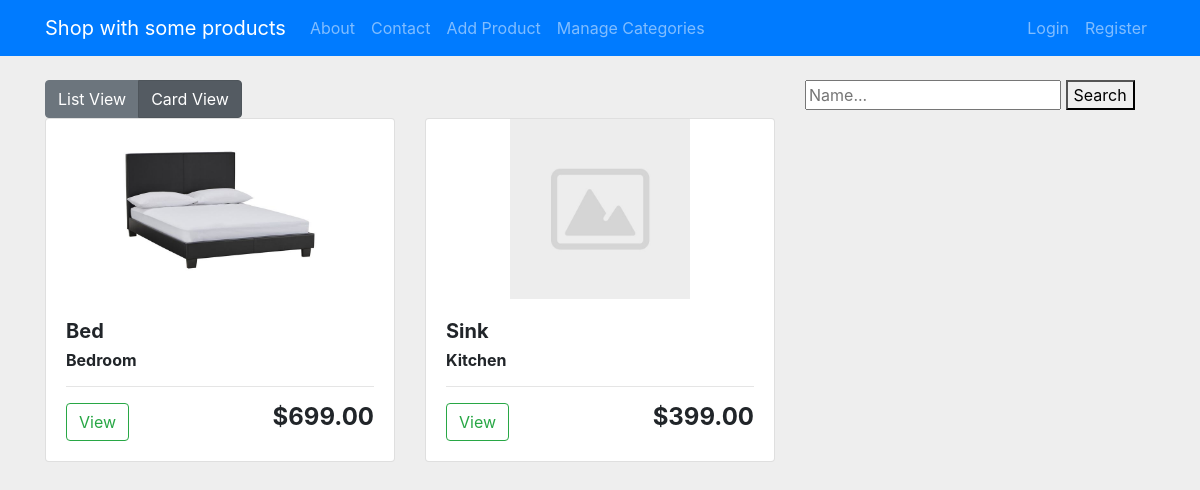
The app's page /card_view/, older data.
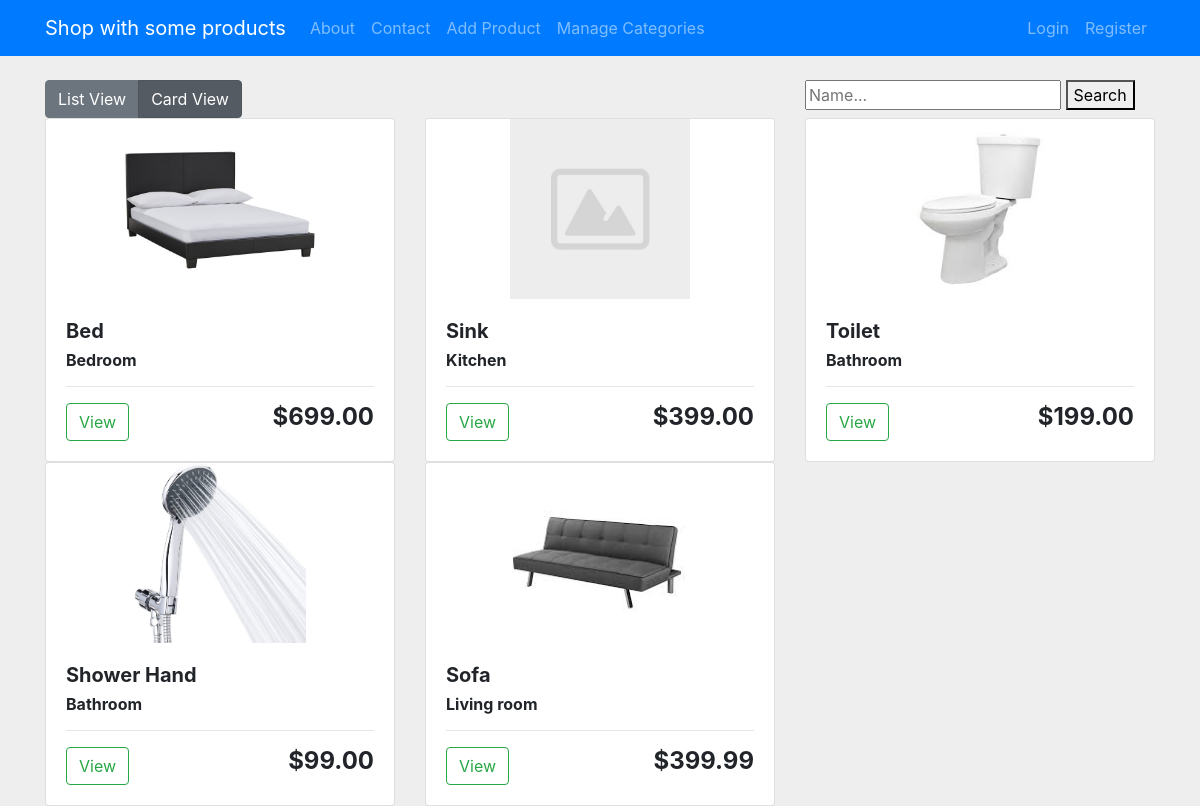
The same page, newer data.
### products/models.py (models this page shows, shortened)
class Product(models.Model):
    name = models.CharField(max_length=100)
    description = models.TextField()
    product_category = models.ForeignKey(Category, null=True, on_delete=models.SET_NULL)
    price = models.DecimalField(max_digits=5, decimal_places=2)
    image = models.ImageField(default='products_images/default.jpg', upload_to='products_images', null=True, blank=True)

class Category(models.Model):
    name = models.CharField(max_length=100)
    def __str__(self):
        return self.name

### products/views.py (the view)
# urls.py: path('card_view/', views.card_view, name='card_view'),
def card_view(request):
    products = Product.objects.all()
    categories = Category.objects.all()
    search = request.GET.get('search')
    if search:
        q1 = Product.objects.filter(name__contains=search)
        products = q1
    context = {'products': products, 'categories': categories}
    return render(request, 'products/card_view.html', context)

### products/templates/products/card_view.html
{% extends 'products/main.html' %}
{% load static %}
{% block content %}
<div class="row">
  <div class="col-md-8">
    <div class="btn-group btn-group-toggle" data-toggle="buttons">
      <a class="btn btn-secondary" href="{% url 'product_home' %}">
        <input type="radio"> List View
      </a>
      <a class="btn btn-secondary" href="{% url 'card_view' %}">
        <input type="radio" checked> Card View
      </a>
    </div>
  </div>
  <div class="col-md-4">
    <form action="{% url 'card_view' %}" method="get">
      <input name="search" type="text" placeholder="Name...">
      <button>Search</button>
    </form>
  </div>
</div>
	<div class="row">
	{% for product in products %}
		<div class="col-4">
		<div class="card">
			<img class="card-img-top" src="{{ product.image.url }}">
			<div class="card-body">
				<h5><strong>{{ product.name }}</strong></h5>
				<h6><strong>{{ product.product_category }}</strong></h6>
				<hr>
				<a class="btn btn-outline-success" href="{% url 'product_detail' product.id %}">View</a>
				<h4 style="display: inline-block; float: right"><strong>${{ product.price }}</strong></h4>
			</div>
		</div>
		</div>
	{% endfor %}
	</div>
{% endblock %}

Row changes from the older to the newer data that the page shows:
added Product: image (picture), name "Toilet", product_category "Bathroom", price "199.00"
added Product: image (picture), name "Shower Hand", product_category "Bathroom", price "99.00"
added Product: image (picture), name "Sofa", product_category "Living room", price "399.99"
